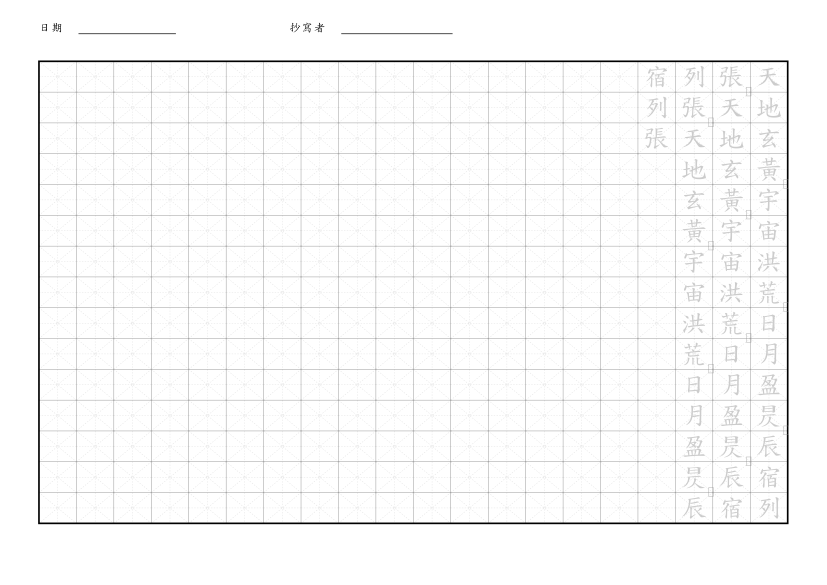
#> input picture samples/5bu/marks_text_elements.png, 2480 x 1754 px (shown at 1/3 size)
$ python -i doodle.py   (imports and definitions only)
#> lines starting #> are read from the running program, lines starting #| are printed output that depends on the picture; after the words box and inside, x2 and y2 are one past the last pixel; in counts of white or black regions, pixels touching at a corner belong together
### src/stroke_order/exporters/page.py
"""
Shared helpers for rendering a Page object into SVG.

Both ``notebook`` and ``letter`` exporters sit on top of this. Centralises
the common logic: page background, character placement, annotations, etc.

All coordinates are in **millimetres** — the SVG viewBox is in mm, so
browsers/printers render at 1:1 physical size when the resulting file
is embedded with matching width/height attributes.
"""
from __future__ import annotations

from typing import Literal

from ..ir import EM_SIZE
from ..layouts import Annotation, GridStyle, Page, PlacedChar
from .svg import _outline_path_d, _track_points_str


CellStyle = Literal["outline", "trace", "filled", "ghost", "blank"]


# ---------------------------------------------------------------------------
# Grid rendering helpers
# ---------------------------------------------------------------------------


# [198 lines left out: functions _grid_svg, _zones_svg, _embed_zone_content, not called in this run]


def _xml_escape(s: str) -> str:
    return (s.replace("&", "&amp;").replace("<", "&lt;")
              .replace(">", "&gt;").replace('"', "&quot;"))


# [86 lines left out: function _char_svg, not called in this run]


def _annotations_svg(annotations: list[Annotation]) -> str:
    if not annotations:
        return ""
    parts = ['<g class="annotations" font-family="sans-serif">']
    for a in annotations:
        parts.append(
            f'<text x="{a.x_mm}" y="{a.y_mm}" font-size="{a.size_mm}" '
            f'fill="{_xml_escape(a.color)}">{_xml_escape(a.text)}</text>'
        )
    parts.append("</g>")
    return "".join(parts)


# [116 lines left out: functions _page_number_svg, render_page_svg, not called in this run]


__all__ = ["render_page_svg", "CellStyle"]

### src/stroke_order/exporters/doodle.py
"""
Doodle / simple-sketch exporter.

Takes a raster image (PNG/JPG/etc.) and produces a clean SVG line-drawing
in a 簡筆畫 style — usable as a decorative illustration for notebook or
letter pages, or a standalone "doodle" page with user-supplied text
annotations.

Algorithm (intentionally simple, no external CV libraries required):

1. Load + downsample image (max 200 px on longest side) for speed and
   to keep output SVG small.
2. Convert to grayscale.
3. Edge-detect via PIL's ``ImageFilter.FIND_EDGES`` (3×3 Laplacian-ish).
4. Threshold to a binary edge map.
5. Run-length encode each row — consecutive edge pixels become one
   ``<line>``. Short singletons (< 2 px) become small ``<rect>``s so
   they stay visible.
6. Emit all edges as stroked SVG paths against a white background.

The result is a compact, printable line drawing. Not as clean as a proper
potrace vectorisation, but it needs zero non-stdlib dependencies beyond
Pillow and numpy (both already required).
"""
from __future__ import annotations

import io
from typing import Optional

import numpy as np
from PIL import Image, ImageFilter, ImageOps

from ..layouts import Annotation
from .page import _annotations_svg, _xml_escape


# ---------------------------------------------------------------------------
# Auto-crop (Phase 5ag) — trim whitespace and/or peel a rectangular frame
# ---------------------------------------------------------------------------


# [161 lines left out: functions _content_bbox, _peel_border, auto_crop_image, not called in this run]


# ---------------------------------------------------------------------------
# Image preprocessing
# ---------------------------------------------------------------------------

def _prepare(img: Image.Image, max_side_px: int = 200) -> Image.Image:
    """Downsample + grayscale + normalize, returns PIL Image in 'L' mode."""
    if img.mode not in ("L", "RGB", "RGBA"):
        img = img.convert("RGB")
    # downsample
    w, h = img.size
    scale = max_side_px / max(w, h)
    if scale < 1.0:
        img = img.resize((int(w * scale), int(h * scale)), Image.LANCZOS)
    # flatten alpha onto white
    if img.mode == "RGBA":
        bg = Image.new("RGB", img.size, "white")
        bg.paste(img, mask=img.split()[-1])
        img = bg
    gray = img.convert("L")
    # stretch contrast so edges stand out
    gray = ImageOps.autocontrast(gray, cutoff=2)
    return gray


def _edge_binary(img: Image.Image, threshold: int = 50) -> np.ndarray:
    """Run FIND_EDGES and threshold → H×W boolean ndarray."""
    edges = img.filter(ImageFilter.FIND_EDGES)
    arr = np.array(edges, dtype=np.int16)
    return arr > threshold


# ---------------------------------------------------------------------------
# Phase 5ch — contour 輪廓向量化（取代掃描線成為預設取樣方式）
#
# 舊管線（scanline）把邊緣圖逐列 RLE 成水平 <line>，輸出是「掃描線
# 風格」——對雷雕填線有用，但作為線稿與 VectorLine 等輪廓工具相比
# 觀感差距大（使用者實測回報）。contour 管線：Otsu 自動二值化 →
# 方格邊界追蹤（有向邊集合走環，外框/孔洞自然分離）→ RDP 簡化 →
# 閉合 <path>。零新依賴（numpy already required）。
# ---------------------------------------------------------------------------


def _otsu_threshold(gray: np.ndarray) -> int:
    """Otsu 自動二值化門檻（0-255 灰階 ndarray → int 門檻）。"""
    hist = np.bincount(gray.ravel(), minlength=256).astype(np.float64)
    total = float(gray.size)
    sum_all = float(np.dot(np.arange(256), hist))
    sum_b = 0.0
    w_b = 0.0
    best_t, best_var = 127, -1.0
    for t in range(256):
        w_b += hist[t]
        if w_b == 0:
            continue
        w_f = total - w_b
        if w_f == 0:
            break
        sum_b += t * hist[t]
        m_b = sum_b / w_b
        m_f = (sum_all - sum_b) / w_f
        var_between = w_b * w_f * (m_b - m_f) ** 2
        if var_between > best_var:
            best_var, best_t = var_between, t
    return best_t


def _trace_boundary_loops(mask: np.ndarray) -> list[list[tuple[int, int]]]:
    """二值 mask（True=主體）→ 邊界閉環清單（格點座標）。

    做法：對每個「主體像素暴露在外的邊」建立有向單位邊（方向約定
    讓主體永遠在行進方向左側），每個頂點入度=出度（Euler 性質），
    逐環走訪即得閉合邊界；外輪廓與孔洞自動分成不同環。輸出是
    直角階梯狀格點環，交給 RDP 簡化成平滑折線。
    """
    from collections import defaultdict

    pad = np.zeros((mask.shape[0] + 2, mask.shape[1] + 2), dtype=bool)
    pad[1:-1, 1:-1] = mask
    core = pad[1:-1, 1:-1]
    up = pad[:-2, 1:-1]
    down = pad[2:, 1:-1]
    left = pad[1:-1, :-2]
    right = pad[1:-1, 2:]

    out: dict = defaultdict(list)

    def _add(arr, seg_fn):
        yy, xx = np.nonzero(arr)
        for y, x in zip(yy.tolist(), xx.tolist()):
            a, b = seg_fn(x, y)
            out[a].append(b)

    _add(core & ~up,    lambda x, y: ((x, y),         (x + 1, y)))
    _add(core & ~right, lambda x, y: ((x + 1, y),     (x + 1, y + 1)))
    _add(core & ~down,  lambda x, y: ((x + 1, y + 1), (x, y + 1)))
    _add(core & ~left,  lambda x, y: ((x, y + 1),     (x, y)))

    loops: list[list[tuple[int, int]]] = []
    while out:
        start = next(iter(out))
        loop = [start]
        cur = start
        prev = None
        while True:
            cands = out.get(cur)
            if not cands:
                break                      # 防禦（理論上不會發生）
            if len(cands) == 1 or prev is None:
                nxt = cands[0]
            else:
                # 角對角相接的交叉頂點：選「最右轉」候選，避免環自交
                dx, dy = cur[0] - prev[0], cur[1] - prev[1]
                nxt = min(cands, key=lambda c: (
                    dx * (c[1] - cur[1]) - dy * (c[0] - cur[0])))
            cands.remove(nxt)
            if not cands:
                del out[cur]
            if nxt == start:
                break                      # 閉環
            loop.append(nxt)
            prev, cur = cur, nxt
        if len(loop) >= 4:
            loops.append(loop)
    return loops


def _loop_area(loop: list[tuple[int, int]]) -> float:
    """Shoelace 面積（絕對值），用於去斑過濾。"""
    a = 0.0
    n = len(loop)
    for i in range(n):
        x1, y1 = loop[i]
        x2, y2 = loop[(i + 1) % n]
        a += x1 * y2 - x2 * y1
    return abs(a) / 2.0


def _rdp(pts: list, eps: float) -> list:
    """Ramer–Douglas–Peucker（迭代式），開放折線版；閉環請先斷開。"""
    if eps <= 0 or len(pts) < 3:
        return list(pts)
    keep = [False] * len(pts)
    keep[0] = keep[-1] = True
    stack = [(0, len(pts) - 1)]
    while stack:
        s, e = stack.pop()
        ax, ay = pts[s]
        bx, by = pts[e]
        dx, dy = bx - ax, by - ay
        length = (dx * dx + dy * dy) ** 0.5 or 1e-12
        max_d, max_i = -1.0, -1
        for i in range(s + 1, e):
            d = abs(dy * pts[i][0] - dx * pts[i][1] + bx * ay - by * ax) \
                / length
            if d > max_d:
                max_d, max_i = d, i
        if max_d > eps:
            keep[max_i] = True
            stack.append((s, max_i))
            stack.append((max_i, e))
    return [p for p, k in zip(pts, keep) if k]


def _simplify_loop(loop: list, eps: float) -> list:
    """閉環 RDP。

    注意經典陷阱：閉環首尾同點時 RDP 基線退化（長度 0 → 所有點
    距離為 0 → 整環被塌縮）。正解：以「距起點最遠的點」為錨，把
    環拆成兩條開放折線分別簡化再接回。
    """
    if eps <= 0 or len(loop) < 3:
        return list(loop)
    p0 = loop[0]
    far_i = max(range(1, len(loop)),
                key=lambda i: (loop[i][0] - p0[0]) ** 2 +
                              (loop[i][1] - p0[1]) ** 2)
    half_a = _rdp(loop[:far_i + 1], eps)
    half_b = _rdp(loop[far_i:] + [p0], eps)
    # half_a 以最遠點收尾（half_b 開頭同點）、half_b 以 p0 收尾
    # （即起點）——各去尾接回，得閉環頂點序列
    return half_a[:-1] + half_b[:-1]


# ---------------------------------------------------------------------------
# Run-length encoding: binary edges → list of horizontal lines
# ---------------------------------------------------------------------------

# [18 lines left out: function _rle_rows, not called in this run]


# ---------------------------------------------------------------------------
# SVG rendering
# ---------------------------------------------------------------------------

def render_doodle_svg(
    img: Image.Image,
    *,
    canvas_width_mm: float = 150.0,
    canvas_height_mm: Optional[float] = None,
    max_side_px: int = 200,
    threshold: int = 50,
    line_color: str = "#222",
    line_width: float = 0.4,
    background: str = "white",
    annotations: Optional[list[Annotation]] = None,
    margin_mm: float = 10.0,
    style: str = "contour",
    simplify_px: float = 1.2,
    min_area_px: float = 12.0,
) -> str:
    """
    Convert an image to a doodle SVG with optional text annotations.

    Parameters
    ----------
    img
        PIL Image (will be downsampled).
    canvas_width_mm, canvas_height_mm
        Target physical size of the output. If height is None, computed
        from image aspect ratio.
    max_side_px
        Max dimension in pixels after downsampling. Lower → simpler doodle.
    threshold
        Edge detection threshold (0-255), scanline 取樣用。Higher → fewer
        lines.（contour 取樣的二值化門檻走 Otsu 自動判定。）
    line_color, line_width
        SVG stroke appearance.
    background
        Canvas fill color.
    annotations
        Optional list of text annotations in mm coords.
    margin_mm
        Padding around the image inside the canvas.
    style
        Phase 5ch 取樣方式："contour"（預設）＝ Otsu 二值化 → 邊界
        追蹤 → RDP → 閉合向量路徑（線稿/雷切導向，觀感對齊
        VectorLine 等輪廓工具）；"scanline" ＝ 舊版邊緣圖逐列 RLE
        水平線（雷雕填線導向，保留為選項）。
    simplify_px, min_area_px
        contour 取樣的 RDP 簡化強度（px）與最小輪廓面積（px²，
        去斑）。

    Returns
    -------
    Complete standalone SVG string (unit = mm).
    """
    gray = _prepare(img, max_side_px=max_side_px)
    binary = _edge_binary(gray, threshold=threshold)
    H, W = binary.shape

    # Compute canvas size
    aspect = H / W
    inner_w = canvas_width_mm - 2 * margin_mm
    inner_h = inner_w * aspect
    if canvas_height_mm is None:
        canvas_height_mm = inner_h + 2 * margin_mm
    else:
        # if user specified, constrain image proportionally
        available_h = canvas_height_mm - 2 * margin_mm
        if inner_h > available_h:
            inner_h = available_h
            inner_w = inner_h / aspect

    # Scale: image px → mm
    sx = inner_w / W
    sy = inner_h / H

    parts: list[str] = [
        f'<svg xmlns="http://www.w3.org/2000/svg" '
        f'viewBox="0 0 {canvas_width_mm} {canvas_height_mm}" '
        f'width="{canvas_width_mm}mm" height="{canvas_height_mm}mm">'
    ]
    parts.append(
        f'<rect x="0" y="0" width="{canvas_width_mm}" '
        f'height="{canvas_height_mm}" fill="{_xml_escape(background)}"/>'
    )
    # Translate image group to inside the margin
    parts.append(f'<g transform="translate({margin_mm},{margin_mm})" '
                 f'stroke="{_xml_escape(line_color)}" fill="none" '
                 f'stroke-width="{line_width}" stroke-linecap="round" '
                 f'stroke-linejoin="round">')
    if style == "scanline":
        runs = _rle_rows(binary)
        # Emit runs as <line>. Y = (y+0.5)*sy so lines sit mid-row.
        for (y, xs, xe) in runs:
            x1 = xs * sx
            x2 = xe * sx
            ym = (y + 0.5) * sy
            # ensure visible dot for singletons
            if xe - xs == 1:
                parts.append(
                    f'<circle cx="{x1 + sx/2:.2f}" cy="{ym:.2f}" '
                    f'r="{sx*0.4:.2f}" fill="{_xml_escape(line_color)}" '
                    f'stroke="none"/>')
            else:
                parts.append(
                    f'<line x1="{x1:.2f}" y1="{ym:.2f}" '
                    f'x2="{x2:.2f}" y2="{ym:.2f}"/>'
                )
    else:
        # Phase 5ch contour：Otsu 二值化（暗主體）→ 邊界環 → RDP
        arr = np.array(gray)
        mask = arr <= _otsu_threshold(arr)
        for loop in _trace_boundary_loops(mask):
            if _loop_area(loop) < min_area_px:
                continue                    # 去斑
            pts = _simplify_loop(loop, simplify_px)
            if len(pts) < 3:
                continue
            d = [f"M {pts[0][0] * sx:.2f},{pts[0][1] * sy:.2f}"]
            d += [f"L {px * sx:.2f},{py * sy:.2f}" for px, py in pts[1:]]
            d.append("Z")
            parts.append(f'<path d="{" ".join(d)}"/>')
    parts.append("</g>")
    # annotations
    parts.append(_annotations_svg(annotations or []))
    parts.append("</svg>")
    return "\n".join(parts)


# [7 lines left out: function save_doodle_svg, not called in this run]


__all__ = ["render_doodle_svg", "save_doodle_svg", "auto_crop_image"]

>>> from PIL import Image
>>> picture = Image.open('../../../samples/5bu/marks_text_elements.png')
#> picture is the input picture: PIL image 2480x1754 RGB; min 0, max 255, mean 249.5
>>> result = render_doodle_svg(picture)
#> in _prepare, `img = img.resize((int(w * scale), int(h * scale)), Image.LANCZOS)`:
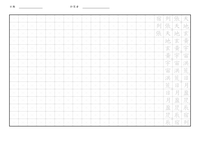
#> img: PIL image 200x141 RGB; min 128, max 255, mean 249
#> in _prepare, `gray = ImageOps.autocontrast(gray, cutoff=2)`:
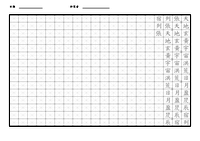
#> gray: PIL image 200x141 L; min 0, max 255, mean 237.5
#> in _edge_binary, `edges = img.filter(ImageFilter.FIND_EDGES)`:
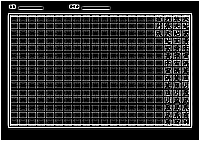
#> edges: PIL image 200x141 L; min 0, max 255, mean 49.5
#> in _edge_binary, `return arr > threshold`:
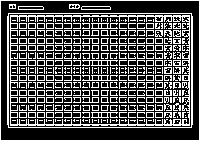
#> returned value: shape (141, 200) bool; 32.5% white in thin lines or dots
#> in _otsu_threshold, `hist = np.bincount(gray.ravel(), minlength=256).astype(np.float64)`: hist = 256 values, max 11253 at index 255, min 0 at index 1, mean 110.2
#> in _otsu_threshold, `sum_all = float(np.dot(np.arange(256), hist))`: sum_all = 6698213
#> the loop in _otsu_threshold, `for t in range(256):` made 256 passes
#> (w_b, w_f, sum_b, m_b, m_f, best_var) on passes 1, 3, 9, 12, 36, 42, 78, 81, 101, 104, 119, 122: (582, 27618, 0, 0, 242.5, 9.45e+11), (586, 27614, 8, 0.0137, 242.6, 9.52e+11), (587, 27613, 16, 0.0273, 242.6, 9.54e+11), (588, 27612, 27, 0.0459, 242.6, 9.55e+11), (592, 27608, 167, 0.282, 242.6, 9.6e+11), (593, 27607, 208, 0.351, 242.6, 9.61e+11), (594, 27606, 285, 0.48, 242.6, 9.61e+11), (595, 27605, 365, 0.613, 242.6, 9.62e+11), (597, 27603, 565, 0.946, 242.6, 9.63e+11), (598, 27602, 668, 1.12, 242.6, 9.63e+11), (600, 27600, 904, 1.51, 242.7, 9.63e+11), (619, 27581, 3203, 5.17, 242.7, 9.64e+11)
#> after the loop in _otsu_threshold, `for t in range(256):`: best_t = 124; best_var = 9.64e+11; sum_b = 3828698; w_b = 28200
#> in render_doodle_svg, `mask = arr <= _otsu_threshold(arr)`: mask: shape (141, 200) bool; 2.2% white in thin lines or dots, all inside (x1, y1, x2, y2) = (9, 5, 191, 127)
#> in _trace_boundary_loops, `up = pad[:-2, 1:-1]`:
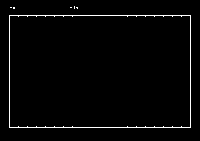
#> up: shape (141, 200) bool; 2.2% white in thin lines or dots, all inside (x1, y1, x2, y2) = (9, 6, 191, 128)
#> in _trace_boundary_loops, `down = pad[2:, 1:-1]`:
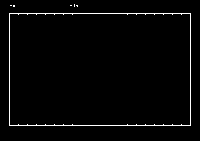
#> down: shape (141, 200) bool; 2.2% white in thin lines or dots, all inside (x1, y1, x2, y2) = (9, 4, 191, 126)
#> in _trace_boundary_loops, `left = pad[1:-1, :-2]`: left: shape (141, 200) bool; 2.2% white in thin lines or dots, all inside (x1, y1, x2, y2) = (10, 5, 192, 127)
#> in _trace_boundary_loops, `right = pad[1:-1, 2:]`:
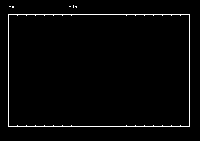
#> right: shape (141, 200) bool; 2.2% white in thin lines or dots, all inside (x1, y1, x2, y2) = (8, 5, 190, 127)
#> in _trace_boundary_loops, `out: dict = defaultdict(list)`: out = 0 items
#> the loop in render_doodle_svg, `for loop in _trace_boundary_loops(mask):` made 7 passes
#> n in _loop_area on passes 1, 3, 5: 8, 8, 8
#> (loop, n in _loop_area) on passes 2, 4: ([(10, 6), (11, 6), (12, 6), (12, 7), (11, 7), (10, 7)], 6), ([(70, 6), (71, 6), (72, 6), (72, 7), (71, 7), (70, 7)], 6)
#> after the loop in render_doodle_svg, `for loop in _trace_boundary_loops(mask):`: parts = 5 items
